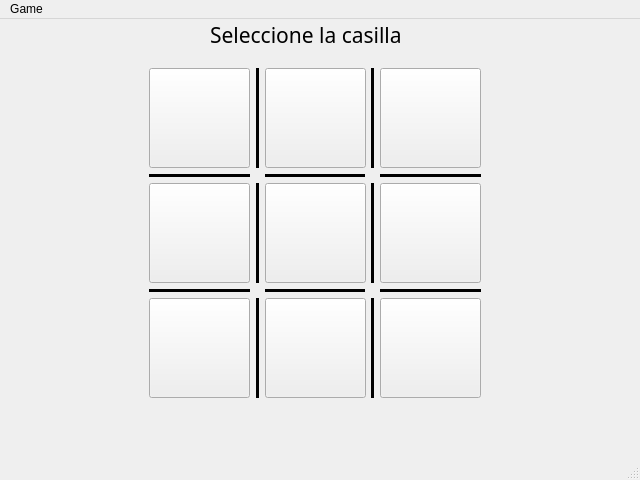
<?xml version="1.0" encoding="UTF-8"?>
<ui version="4.0">
 <class>MainWindow</class>
 <widget class="QMainWindow" name="MainWindow">
  <property name="geometry">
   <rect>
    <x>0</x>
    <y>0</y>
    <width>640</width>
    <height>480</height>
   </rect>
  </property>
  <property name="windowTitle">
   <string>MainWindow</string>
  </property>
  <widget class="QWidget" name="centralwidget">
   <widget class="QFrame" name="gridFrame">
    <property name="geometry">
     <rect>
      <x>140</x>
      <y>40</y>
      <width>350</width>
      <height>350</height>
     </rect>
    </property>
    <layout class="QGridLayout" name="gridLayout">
     <item row="1" column="4">
      <widget class="Line" name="line_e">
       <property name="frameShadow">
        <enum>QFrame::Plain</enum>
       </property>
       <property name="lineWidth">
        <number>8</number>
       </property>
       <property name="orientation">
        <enum>Qt::Horizontal</enum>
       </property>
      </widget>
     </item>
     <item row="3" column="2">
      <widget class="Line" name="line_i">
       <property name="frameShadow">
        <enum>QFrame::Plain</enum>
       </property>
       <property name="lineWidth">
        <number>8</number>
       </property>
       <property name="orientation">
        <enum>Qt::Horizontal</enum>
       </property>
      </widget>
     </item>
     <item row="3" column="4">
      <widget class="Line" name="line_j">
       <property name="frameShadow">
        <enum>QFrame::Plain</enum>
       </property>
       <property name="lineWidth">
        <number>8</number>
       </property>
       <property name="orientation">
        <enum>Qt::Horizontal</enum>
       </property>
      </widget>
     </item>
     <item row="4" column="3">
      <widget class="Line" name="line_l">
       <property name="frameShadow">
        <enum>QFrame::Plain</enum>
       </property>
       <property name="lineWidth">
        <number>8</number>
       </property>
       <property name="orientation">
        <enum>Qt::Vertical</enum>
       </property>
      </widget>
     </item>
     <item row="3" column="0">
      <widget class="Line" name="line_h">
       <property name="frameShadow">
        <enum>QFrame::Plain</enum>
       </property>
       <property name="lineWidth">
        <number>8</number>
       </property>
       <property name="orientation">
        <enum>Qt::Horizontal</enum>
       </property>
      </widget>
     </item>
     <item row="2" column="3">
      <widget class="Line" name="line_g">
       <property name="frameShadow">
        <enum>QFrame::Plain</enum>
       </property>
       <property name="lineWidth">
        <number>8</number>
       </property>
       <property name="orientation">
        <enum>Qt::Vertical</enum>
       </property>
      </widget>
     </item>
     <item row="1" column="2">
      <widget class="Line" name="line_d">
       <property name="frameShadow">
        <enum>QFrame::Plain</enum>
       </property>
       <property name="lineWidth">
        <number>8</number>
       </property>
       <property name="orientation">
        <enum>Qt::Horizontal</enum>
       </property>
      </widget>
     </item>
     <item row="2" column="1">
      <widget class="Line" name="line_f">
       <property name="frameShadow">
        <enum>QFrame::Plain</enum>
       </property>
       <property name="lineWidth">
        <number>8</number>
       </property>
       <property name="orientation">
        <enum>Qt::Vertical</enum>
       </property>
      </widget>
     </item>
     <item row="4" column="1">
      <widget class="Line" name="line_k">
       <property name="frameShadow">
        <enum>QFrame::Plain</enum>
       </property>
       <property name="lineWidth">
        <number>8</number>
       </property>
       <property name="orientation">
        <enum>Qt::Vertical</enum>
       </property>
      </widget>
     </item>
     <item row="0" column="1">
      <widget class="Line" name="line_a">
       <property name="frameShadow">
        <enum>QFrame::Plain</enum>
       </property>
       <property name="lineWidth">
        <number>8</number>
       </property>
       <property name="orientation">
        <enum>Qt::Vertical</enum>
       </property>
      </widget>
     </item>
     <item row="1" column="0">
      <widget class="Line" name="line_c">
       <property name="frameShadow">
        <enum>QFrame::Plain</enum>
       </property>
       <property name="lineWidth">
        <number>8</number>
       </property>
       <property name="orientation">
        <enum>Qt::Horizontal</enum>
       </property>
      </widget>
     </item>
     <item row="0" column="3">
      <widget class="Line" name="line_b">
       <property name="frameShadow">
        <enum>QFrame::Plain</enum>
       </property>
       <property name="lineWidth">
        <number>8</number>
       </property>
       <property name="orientation">
        <enum>Qt::Vertical</enum>
       </property>
      </widget>
     </item>
     <item row="4" column="4">
      <widget class="QPushButton" name="button_22">
       <property name="minimumSize">
        <size>
         <width>101</width>
         <height>100</height>
        </size>
       </property>
       <property name="cursor">
        <cursorShape>PointingHandCursor</cursorShape>
       </property>
       <property name="text">
        <string/>
       </property>
       <property name="iconSize">
        <size>
         <width>64</width>
         <height>64</height>
        </size>
       </property>
      </widget>
     </item>
     <item row="4" column="2">
      <widget class="QPushButton" name="button_21">
       <property name="minimumSize">
        <size>
         <width>101</width>
         <height>100</height>
        </size>
       </property>
       <property name="cursor">
        <cursorShape>PointingHandCursor</cursorShape>
       </property>
       <property name="text">
        <string/>
       </property>
       <property name="iconSize">
        <size>
         <width>64</width>
         <height>64</height>
        </size>
       </property>
      </widget>
     </item>
     <item row="4" column="0">
      <widget class="QPushButton" name="button_20">
       <property name="minimumSize">
        <size>
         <width>101</width>
         <height>100</height>
        </size>
       </property>
       <property name="cursor">
        <cursorShape>PointingHandCursor</cursorShape>
       </property>
       <property name="text">
        <string/>
       </property>
       <property name="iconSize">
        <size>
         <width>64</width>
         <height>64</height>
        </size>
       </property>
      </widget>
     </item>
     <item row="2" column="4">
      <widget class="QPushButton" name="button_12">
       <property name="minimumSize">
        <size>
         <width>101</width>
         <height>100</height>
        </size>
       </property>
       <property name="cursor">
        <cursorShape>PointingHandCursor</cursorShape>
       </property>
       <property name="text">
        <string/>
       </property>
       <property name="iconSize">
        <size>
         <width>64</width>
         <height>64</height>
        </size>
       </property>
      </widget>
     </item>
     <item row="2" column="2">
      <widget class="QPushButton" name="button_11">
       <property name="minimumSize">
        <size>
         <width>101</width>
         <height>100</height>
        </size>
       </property>
       <property name="cursor">
        <cursorShape>PointingHandCursor</cursorShape>
       </property>
       <property name="text">
        <string/>
       </property>
       <property name="iconSize">
        <size>
         <width>64</width>
         <height>64</height>
        </size>
       </property>
      </widget>
     </item>
     <item row="2" column="0">
      <widget class="QPushButton" name="button_10">
       <property name="minimumSize">
        <size>
         <width>101</width>
         <height>100</height>
        </size>
       </property>
       <property name="cursor">
        <cursorShape>PointingHandCursor</cursorShape>
       </property>
       <property name="text">
        <string/>
       </property>
       <property name="iconSize">
        <size>
         <width>64</width>
         <height>64</height>
        </size>
       </property>
      </widget>
     </item>
     <item row="0" column="4">
      <widget class="QPushButton" name="button_02">
       <property name="minimumSize">
        <size>
         <width>101</width>
         <height>100</height>
        </size>
       </property>
       <property name="cursor">
        <cursorShape>PointingHandCursor</cursorShape>
       </property>
       <property name="text">
        <string/>
       </property>
       <property name="iconSize">
        <size>
         <width>64</width>
         <height>64</height>
        </size>
       </property>
      </widget>
     </item>
     <item row="0" column="2">
      <widget class="QPushButton" name="button_01">
       <property name="minimumSize">
        <size>
         <width>101</width>
         <height>100</height>
        </size>
       </property>
       <property name="cursor">
        <cursorShape>PointingHandCursor</cursorShape>
       </property>
       <property name="text">
        <string/>
       </property>
       <property name="iconSize">
        <size>
         <width>64</width>
         <height>64</height>
        </size>
       </property>
      </widget>
     </item>
     <item row="0" column="0">
      <widget class="QPushButton" name="button_00">
       <property name="minimumSize">
        <size>
         <width>101</width>
         <height>100</height>
        </size>
       </property>
       <property name="cursor">
        <cursorShape>PointingHandCursor</cursorShape>
       </property>
       <property name="mouseTracking">
        <bool>false</bool>
       </property>
       <property name="text">
        <string/>
       </property>
       <property name="iconSize">
        <size>
         <width>64</width>
         <height>64</height>
        </size>
       </property>
      </widget>
     </item>
    </layout>
    <zorder>line_e</zorder>
    <zorder>line_d</zorder>
    <zorder>line_c</zorder>
    <zorder>line_j</zorder>
    <zorder>line_i</zorder>
    <zorder>line_h</zorder>
    <zorder>line_l</zorder>
    <zorder>line_g</zorder>
    <zorder>line_f</zorder>
    <zorder>line_k</zorder>
    <zorder>line_b</zorder>
    <zorder>line_a</zorder>
    <zorder>button_22</zorder>
    <zorder>button_21</zorder>
    <zorder>button_20</zorder>
    <zorder>button_12</zorder>
    <zorder>button_11</zorder>
    <zorder>button_10</zorder>
    <zorder>button_02</zorder>
    <zorder>button_01</zorder>
    <zorder>button_00</zorder>
   </widget>
   <widget class="QLabel" name="background">
    <property name="geometry">
     <rect>
      <x>0</x>
      <y>0</y>
      <width>640</width>
      <height>480</height>
     </rect>
    </property>
    <property name="font">
     <font>
      <pointsize>12</pointsize>
      <weight>75</weight>
      <bold>true</bold>
     </font>
    </property>
    <property name="text">
     <string/>
    </property>
    <property name="pixmap">
     <pixmap>water.png</pixmap>
    </property>
    <property name="margin">
     <number>0</number>
    </property>
   </widget>
   <widget class="QLabel" name="titulo">
    <property name="geometry">
     <rect>
      <x>210</x>
      <y>6</y>
      <width>231</width>
      <height>20</height>
     </rect>
    </property>
    <property name="font">
     <font>
      <family>Segoe Script</family>
      <pointsize>16</pointsize>
      <underline>true</underline>
     </font>
    </property>
    <property name="text">
     <string>Seleccione la casilla</string>
    </property>
   </widget>
   <widget class="QLabel" name="mensaje">
    <property name="geometry">
     <rect>
      <x>239</x>
      <y>400</y>
      <width>171</width>
      <height>20</height>
     </rect>
    </property>
    <property name="font">
     <font>
      <pointsize>12</pointsize>
      <weight>75</weight>
      <bold>true</bold>
     </font>
    </property>
    <property name="focusPolicy">
     <enum>Qt::NoFocus</enum>
    </property>
    <property name="text">
     <string>&lt;html&gt;&lt;head/&gt;&lt;body&gt;&lt;p&gt;&lt;br/&gt;&lt;/p&gt;&lt;/body&gt;&lt;/html&gt;</string>
    </property>
    <property name="textFormat">
     <enum>Qt::RichText</enum>
    </property>
    <property name="alignment">
     <set>Qt::AlignCenter</set>
    </property>
   </widget>
   <widget class="QLabel" name="jugador1">
    <property name="geometry">
     <rect>
      <x>10</x>
      <y>35</y>
      <width>111</width>
      <height>31</height>
     </rect>
    </property>
    <property name="text">
     <string/>
    </property>
   </widget>
   <widget class="QLabel" name="x_image">
    <property name="geometry">
     <rect>
      <x>30</x>
      <y>80</y>
      <width>64</width>
      <height>64</height>
     </rect>
    </property>
    <property name="minimumSize">
     <size>
      <width>64</width>
      <height>64</height>
     </size>
    </property>
    <property name="maximumSize">
     <size>
      <width>16777212</width>
      <height>16777215</height>
     </size>
    </property>
    <property name="text">
     <string/>
    </property>
    <property name="pixmap">
     <pixmap>x.png</pixmap>
    </property>
   </widget>
   <widget class="QLabel" name="jugador2">
    <property name="geometry">
     <rect>
      <x>6</x>
      <y>170</y>
      <width>121</width>
      <height>20</height>
     </rect>
    </property>
    <property name="text">
     <string/>
    </property>
   </widget>
   <widget class="QLabel" name="o_image">
    <property name="geometry">
     <rect>
      <x>10</x>
      <y>210</y>
      <width>81</width>
      <height>71</height>
     </rect>
    </property>
    <property name="minimumSize">
     <size>
      <width>64</width>
      <height>64</height>
     </size>
    </property>
    <property name="text">
     <string/>
    </property>
    <property name="pixmap">
     <pixmap>o.png</pixmap>
    </property>
   </widget>
   <zorder>background</zorder>
   <zorder>gridFrame</zorder>
   <zorder>titulo</zorder>
   <zorder>mensaje</zorder>
   <zorder>jugador1</zorder>
   <zorder>x_image</zorder>
   <zorder>jugador2</zorder>
   <zorder>o_image</zorder>
  </widget>
  <widget class="QStatusBar" name="statusbar"/>
  <widget class="QMenuBar" name="menubar">
   <property name="geometry">
    <rect>
     <x>0</x>
     <y>0</y>
     <width>640</width>
     <height>21</height>
    </rect>
   </property>
   <widget class="QMenu" name="menuGame">
    <property name="title">
     <string>Game</string>
    </property>
   </widget>
   <addaction name="menuGame"/>
  </widget>
 </widget>
 <resources/>
 <connections/>
</ui>
